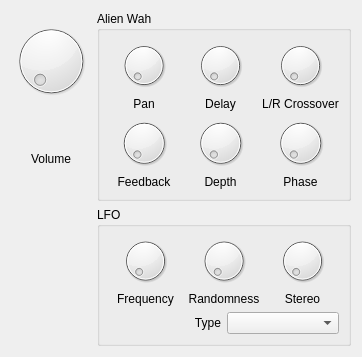
<?xml version="1.0" encoding="UTF-8"?>
<ui version="4.0">
 <class>AlienWahForm</class>
 <widget class="QWidget" name="AlienWahForm">
  <property name="geometry">
   <rect>
    <x>0</x>
    <y>0</y>
    <width>362</width>
    <height>357</height>
   </rect>
  </property>
  <property name="windowTitle">
   <string>Alien Wah</string>
  </property>
  <layout class="QGridLayout" name="gridLayout_4">
   <item row="0" column="0">
    <layout class="QVBoxLayout" name="layoutVolume">
     <item>
      <widget class="QDial" name="dialVolume">
       <property name="minimumSize">
        <size>
         <width>80</width>
         <height>0</height>
        </size>
       </property>
      </widget>
     </item>
     <item>
      <widget class="QLabel" name="lblVolume">
       <property name="text">
        <string>Volume</string>
       </property>
       <property name="alignment">
        <set>Qt::AlignCenter</set>
       </property>
      </widget>
     </item>
    </layout>
   </item>
   <item row="1" column="1">
    <widget class="QGroupBox" name="grbLFO">
     <property name="title">
      <string>LFO</string>
     </property>
     <layout class="QGridLayout" name="gridLayout">
      <item row="0" column="0">
       <layout class="QVBoxLayout" name="layoutLFOFrequency">
        <item>
         <widget class="QDial" name="dialLFOFrequency"/>
        </item>
        <item>
         <widget class="QLabel" name="lblLFOFrequency">
          <property name="text">
           <string>Frequency</string>
          </property>
          <property name="alignment">
           <set>Qt::AlignCenter</set>
          </property>
         </widget>
        </item>
       </layout>
      </item>
      <item row="0" column="1">
       <layout class="QVBoxLayout" name="layoutLFORandomness">
        <item>
         <widget class="QDial" name="dialLFORandomness"/>
        </item>
        <item>
         <widget class="QLabel" name="lblLFORandomness">
          <property name="text">
           <string>Randomness</string>
          </property>
          <property name="alignment">
           <set>Qt::AlignCenter</set>
          </property>
         </widget>
        </item>
       </layout>
      </item>
      <item row="0" column="2">
       <layout class="QVBoxLayout" name="layoutLFOStereo">
        <item>
         <widget class="QDial" name="dialLFOStereo"/>
        </item>
        <item>
         <widget class="QLabel" name="lblLFOStereo">
          <property name="text">
           <string>Stereo</string>
          </property>
          <property name="alignment">
           <set>Qt::AlignCenter</set>
          </property>
         </widget>
        </item>
       </layout>
      </item>
      <item row="1" column="0" colspan="3">
       <layout class="QHBoxLayout" name="layoutLFOType">
        <item>
         <widget class="QLabel" name="lblLFOType">
          <property name="text">
           <string>Type</string>
          </property>
          <property name="alignment">
           <set>Qt::AlignRight|Qt::AlignTrailing|Qt::AlignVCenter</set>
          </property>
         </widget>
        </item>
        <item>
         <widget class="QComboBox" name="cmbLFOType"/>
        </item>
       </layout>
      </item>
     </layout>
    </widget>
   </item>
   <item row="0" column="1">
    <widget class="QGroupBox" name="groupBox">
     <property name="title">
      <string>Alien Wah</string>
     </property>
     <layout class="QGridLayout" name="gridLayout_3">
      <item row="0" column="0">
       <layout class="QGridLayout" name="gridLayout_2">
        <item row="0" column="0">
         <layout class="QVBoxLayout" name="layoutPan">
          <item>
           <widget class="QDial" name="dialPan"/>
          </item>
          <item>
           <widget class="QLabel" name="lblPan">
            <property name="text">
             <string>Pan</string>
            </property>
            <property name="alignment">
             <set>Qt::AlignCenter</set>
            </property>
           </widget>
          </item>
         </layout>
        </item>
        <item row="0" column="1">
         <layout class="QVBoxLayout" name="layoutDelay">
          <item>
           <widget class="QDial" name="dialDelay"/>
          </item>
          <item>
           <widget class="QLabel" name="lblDelay">
            <property name="text">
             <string>Delay</string>
            </property>
            <property name="alignment">
             <set>Qt::AlignCenter</set>
            </property>
           </widget>
          </item>
         </layout>
        </item>
        <item row="0" column="2">
         <layout class="QVBoxLayout" name="layoutLRCrossover">
          <item>
           <widget class="QDial" name="dialLRCrossover"/>
          </item>
          <item>
           <widget class="QLabel" name="lblLRCrossover">
            <property name="text">
             <string>L/R Crossover</string>
            </property>
            <property name="alignment">
             <set>Qt::AlignCenter</set>
            </property>
           </widget>
          </item>
         </layout>
        </item>
        <item row="1" column="0">
         <layout class="QVBoxLayout" name="layoutFeedback">
          <item>
           <widget class="QDial" name="dialFeedback"/>
          </item>
          <item>
           <widget class="QLabel" name="lblFeedback">
            <property name="text">
             <string>Feedback</string>
            </property>
            <property name="alignment">
             <set>Qt::AlignCenter</set>
            </property>
           </widget>
          </item>
         </layout>
        </item>
        <item row="1" column="1">
         <layout class="QVBoxLayout" name="layoutDepth">
          <item>
           <widget class="QDial" name="dialDepth"/>
          </item>
          <item>
           <widget class="QLabel" name="lblDepth">
            <property name="text">
             <string>Depth</string>
            </property>
            <property name="textFormat">
             <enum>Qt::PlainText</enum>
            </property>
            <property name="alignment">
             <set>Qt::AlignCenter</set>
            </property>
           </widget>
          </item>
         </layout>
        </item>
        <item row="1" column="2">
         <layout class="QVBoxLayout" name="layoutPhase">
          <item>
           <widget class="QDial" name="dialPhase"/>
          </item>
          <item>
           <widget class="QLabel" name="lblPhase">
            <property name="text">
             <string>Phase</string>
            </property>
            <property name="alignment">
             <set>Qt::AlignCenter</set>
            </property>
           </widget>
          </item>
         </layout>
        </item>
       </layout>
      </item>
     </layout>
    </widget>
   </item>
  </layout>
 </widget>
 <resources/>
 <connections/>
</ui>
